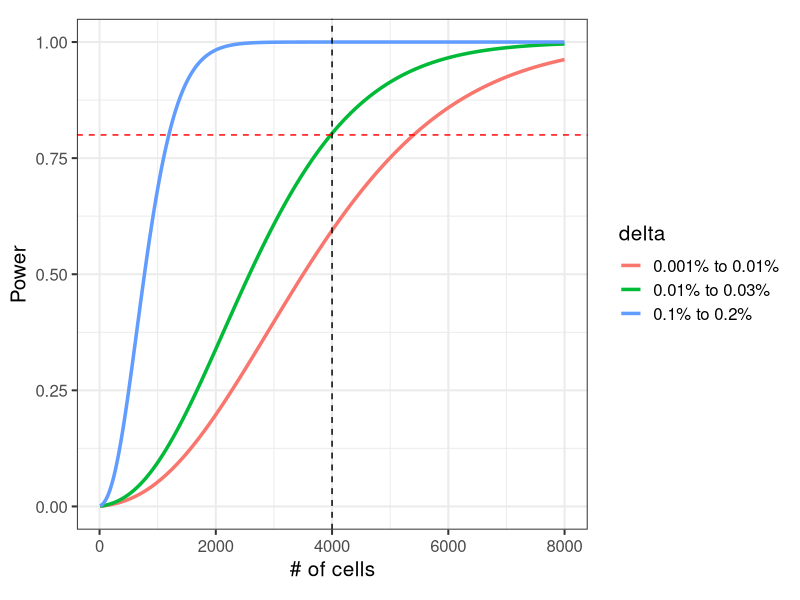
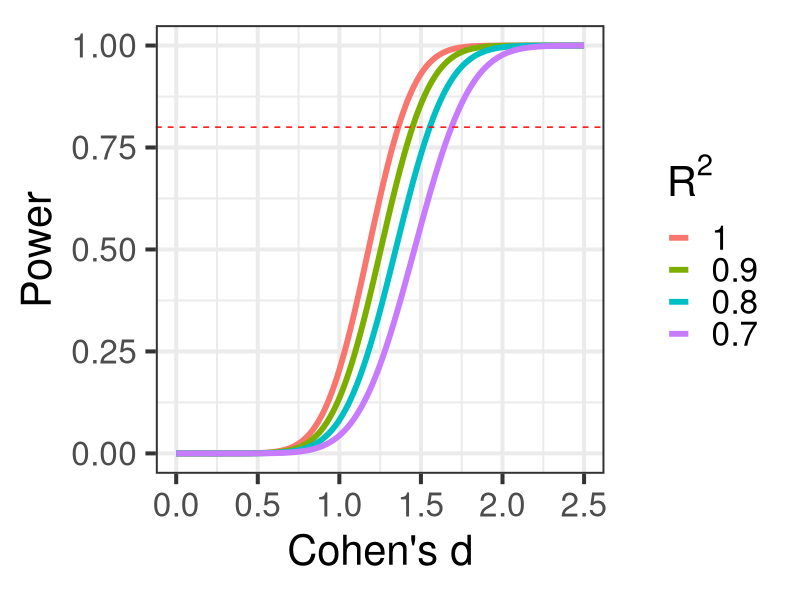
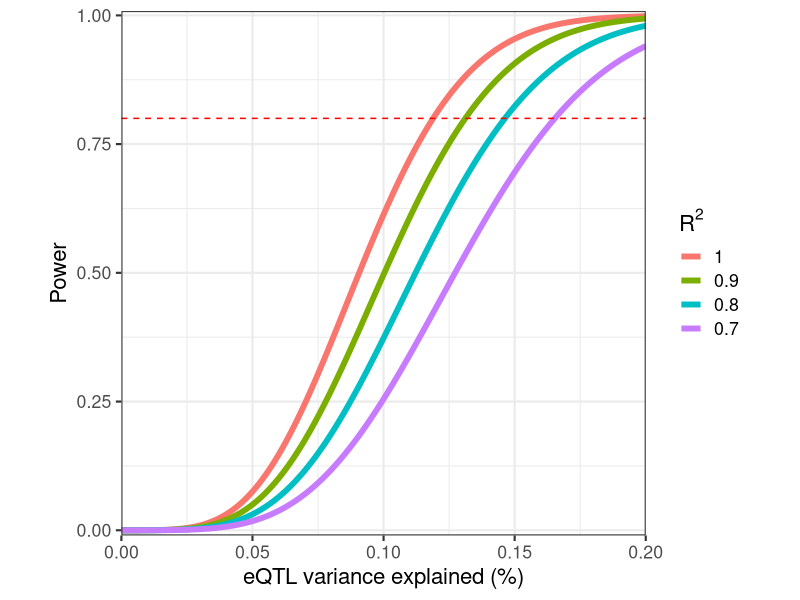
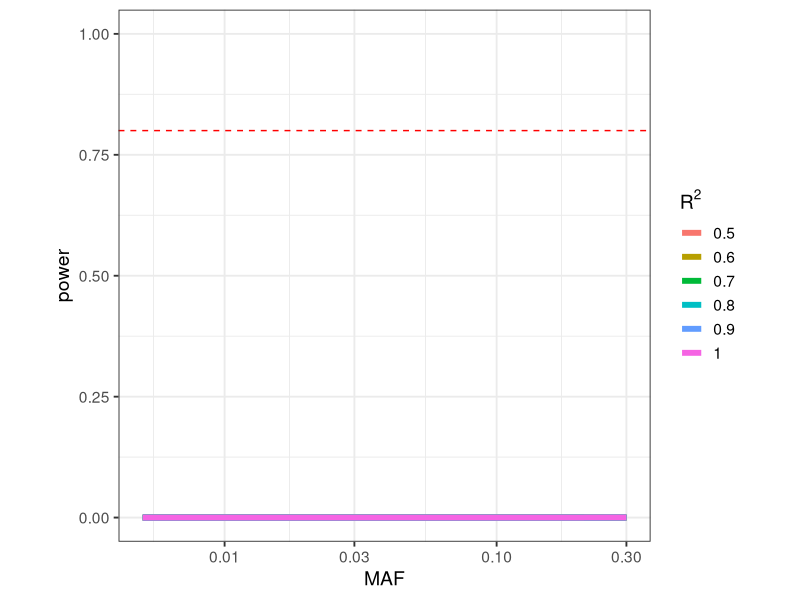

R code for these plots, in order:
## ---- chunk 1
library(ggplot2)
library(data.table)
library(xtable)

## ---- chunk 2
suppressPackageStartupMessages(library(knitr))
options(xtable.type="html")

knitr::opts_chunk$set(
  echo=TRUE,
  warning=FALSE,
  message=TRUE,
  error = FALSE,
  tidy = FALSE,
  cache = TRUE,
  cache.lazy = FALSE,
  dev = c("png", "pdf"), 
  fig.width=7, fig.height=7)

options(markdown.HTML.stylesheet = 'css/custom.css')
## ---- chunk 3

library(pwr)
n_samples = c(CTL = 50, AD=50)
n_cells = 4000
n_cells_max = 8000
prop_diff = list(c(0.001, 0.002), c(0.0001, 0.0003), c(0.00001, 0.0001))
n_cell_types = 20*5

getPower = function(n1, n2, p1, p2, C, n_tests){
	sSq1 = p1*(1-p1)/ C
	sSq2 = p2*(1-p2)/ C

	sigSq = ((n1-1)*sSq1 + (n2-1)*sSq2) / (n1 + n2 -2)
	d = abs(p1 - p2)/sqrt(sigSq)

	pwr.t2n.test(n1=n1, n2=n2, d=d, sig.level = 0.05/n_tests )
}

getPowerCurve = function(n1, n2){
	# for each pair of proportions
	res = lapply(prop_diff, function(prop){
		p1 = prop[1]
		p2 = prop[2]

		# for each cell number
		res = lapply( seq(10, n_cells_max, by = 3), function(C){
			res = getPower(n1, n2, p1, p2, C, n_cell_types)
			data.frame(n1, n2, p1, p2, C, d = res$d, power= res$power, delta=paste0(p1*100, '% to ', p2*100, '%'))
			})
		do.call("rbind", res)
		})
	do.call("rbind", res)
}

# for each disease
res = lapply(names(n_samples)[-1], function(ID){
	res = getPowerCurve(n_samples['CTL'], n_samples[ID])
	res$Disease = ID
	res 
})
res = do.call("rbind", res)

ggplot(res, aes(C, power, color=delta)) + geom_line(size=1.2) + theme_bw(15) + theme(aspect.ratio=1, plot.title = element_text(hjust = 0.5)) + xlab("# of cells") + ylim(0, 1) + geom_vline(xintercept=n_cells, color="black", linetype="dashed") + geom_hline(yintercept=0.8, color="red", linetype="dashed") + ylab("Power")
## ---- chunk 4
# Sample size required to get 80% power
res = data.table(res)
res$Dataset = with(res, paste(Disease, delta))
tab = res[,.SD[min(which(power>.80)),],by=Dataset]
tab$Cells_per_individual = as.integer(tab$C)
print(xtable(tab[,c('Dataset', 'Cells_per_individual', 'power')], type="html"), include.rownames=FALSE)
## ---- chunk 5

n_genes = 10000
n_tests = n_genes * n_cell_types

getPower = function(n1, n2, d, n_tests, rsq){
	# pwr.t2n.test(n1=n1, n2=n2, d=d, sig.level = 0.05/n_tests )

	# Compute n_Eff, need to divide by 2 becaues n is the number in each set
	N_eff = 4 / (1/n1 + 1/n2)
	pwr.t.test(n=N_eff/2 * rsq, d=d, sig.level = 0.05/n_tests )
}

getPowerCurve = function(n1, n2, n_tests, rsq){
	# for each cell number
	res = lapply( seq(0, 2.5, length.out=1000), function(delta){
		res = getPower(n1, n2, delta, n_tests, rsq)
		data.frame(n1, n2, d = res$d, rsq, power= res$power)
		})
	do.call("rbind", res)
}

# for each disease
res = lapply(names(n_samples)[-1], function(ID){
	res = lapply( c( .7, .8, .9,1), function(rsq){
		res = getPowerCurve(n_samples['CTL'], n_samples[ID], n_tests, rsq)
		res$Disease = ID
		res 
	})
	do.call("rbind", res)
})
res = do.call("rbind", res)

res$rsq_text = with(res, factor(rsq, rev(sort(unique(rsq)))))
res = res[order(res$rsq, decreasing=FALSE),]

ggplot(res, aes(d, power, color=rsq_text)) + geom_line(size=2) + theme_bw(30) + theme(aspect.ratio=1, plot.title = element_text(hjust = 0.5)) + ylim(0, 1) + xlab("Cohen's d")  + scale_color_discrete(bquote(R^2)) + geom_hline(yintercept=0.8, color="red", linetype="dashed") + ylab("Power")
## ---- chunk 6
res = data.table(res)
res$Dataset = with(res, paste(Disease, rsq))
# Sample size required to get 80% power
tab = res[,.SD[min(which(power>.80)),],by=Dataset]
print(xtable(tab[,c('Disease', 'rsq', 'power', 'd')], type="html"), include.rownames=FALSE)
## ---- chunk 7
n = sum(n_samples)
n = 300
# f = .1
rsq = .8

# get 1e-6 cutoff in each cell type
# n_tests = 50000 * 100
n_snps_per_gene = 10 # effective number of tests per gene
n_tests = n_snps_per_gene*n_genes * n_cell_types

# effective number of tests from standard eqtl analysis
meff_tests_std = 5000

n_tests = meff_tests_std * n_cell_types

-log10(0.05/n_tests)

getPower = function(n, rsq, f, n_tests){
	pwr.r.test(n*rsq, r=sqrt(f), sig.level=0.05/n_tests)
}

# for each f value
res = lapply( seq(0, .20, length.out=500), function(f){
	# for each rsq
	res = lapply( c(.7, .8, .9,1), function(rsq){
		res = getPower(n, rsq, f, n_tests)
		data.frame(n, rsq, f, power=res$power)
	})
	res = do.call("rbind", res)
})
res = do.call("rbind", res)

res$rsq_text = with(res, factor(rsq, rev(sort(unique(rsq)))))
res = res[order(res$rsq_text, decreasing=FALSE),]

ggplot(res, aes(f, power, color=rsq_text)) + geom_line(size=2) + theme_bw(16) + theme(aspect.ratio=1, plot.title = element_text(hjust = 0.5)) + ylim(0, 1) + xlab("eQTL variance explained (%)") + scale_color_discrete(bquote(R^2)) + geom_hline(yintercept=0.8, color="red", linetype="dashed") + scale_x_continuous(expand=c(0,0)) + scale_y_continuous(expand=c(0,0.01)) + ylab("Power")
## ---- chunk 8
res = data.table(res)    
# Sample size required to get 80% power
tab = res[,.SD[min(which(power>.80)),],by=rsq]
tab$f = format(tab$f, digits=2)
print(xtable(tab[,c('rsq', 'power', 'f')], type="html"), include.rownames=FALSE)
## ---- chunk 9
knitr::knit_exit()
## ---- chunk 10
beta = 0.11384

n = sum(n_samples)

n_tests = 50000 * 100

# for each f value
res = lapply( seq(0.005, .3, length.out=500), function(maf){

	# need to scale by sqrt(n) because beta is already scaled
	f = 2*beta^2 * maf * (1-maf) * sqrt(n)

	# for each rsq
	res = lapply( c(.5, .6, .7, .8, .9,1), function(rsq){
		res = getPower(n, rsq, f, n_tests)
		data.frame(n, rsq, f, maf, power=res$power)
	})
	res = do.call("rbind", res)
})
res = do.call("rbind", res)

ggplot(res, aes(maf, power, color=as.character(rsq))) + geom_line(size=2) + theme_bw(14) + theme(aspect.ratio=1, plot.title = element_text(hjust = 0.5)) + ylim(0, 1) + xlab("MAF") + scale_color_discrete(bquote(R^2)) + geom_hline(yintercept=0.8, color="red", linetype="dashed") + scale_x_log10()
